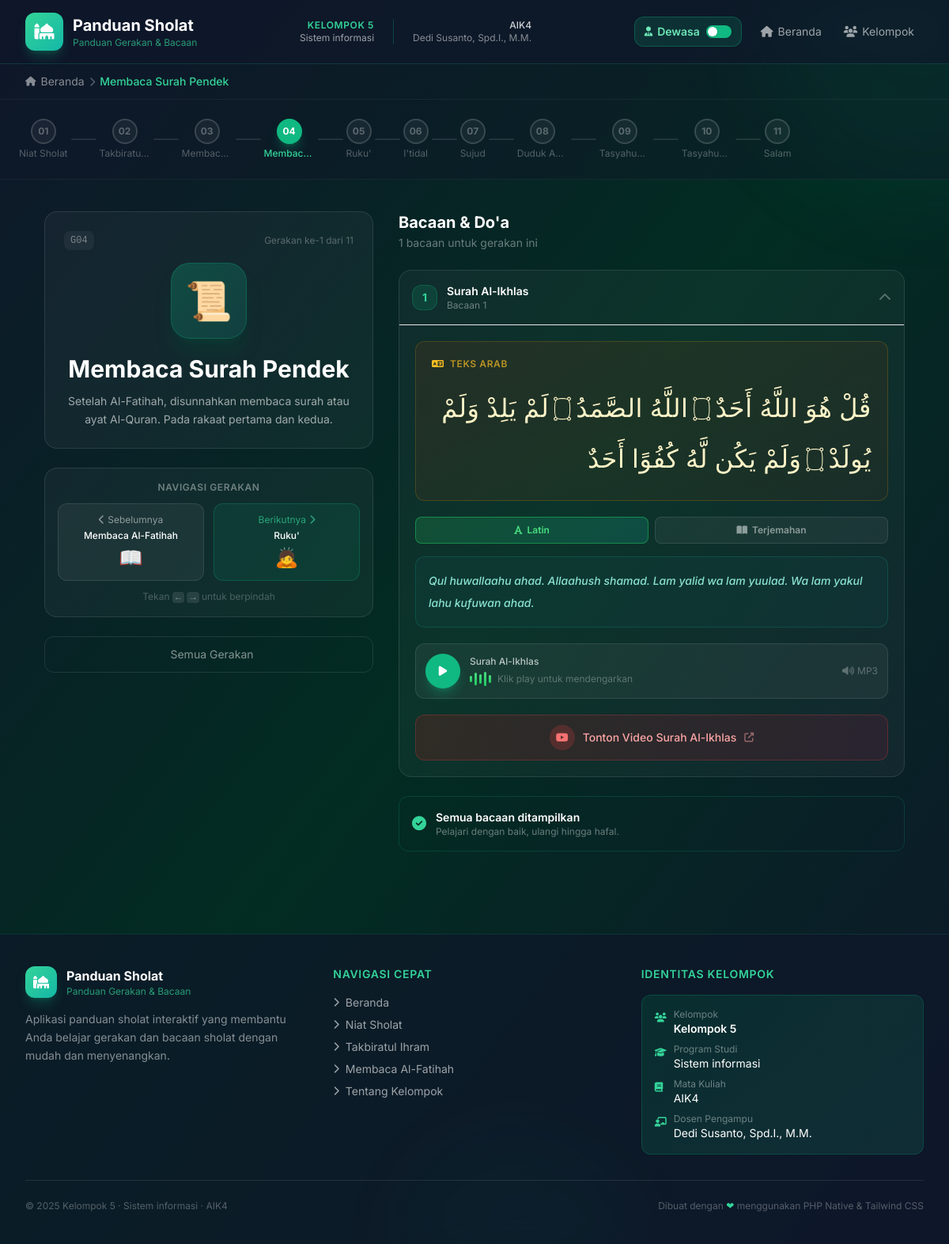
The app's page /detail.php?id=4 with its own data.
### tables this page shows
CREATE TABLE `gerakan_sholat` (
    `id`                INT AUTO_INCREMENT PRIMARY KEY,
    `kode`              VARCHAR(10) NOT NULL UNIQUE COMMENT 'Kode unik gerakan, e.g. G01',
    `nama`              VARCHAR(100) NOT NULL COMMENT 'Nama gerakan sholat',
    `icon`              VARCHAR(50) NOT NULL DEFAULT '🕌' COMMENT 'Emoji icon',
    `warna`             VARCHAR(20) NOT NULL DEFAULT 'emerald' COMMENT 'Nama warna tema (Tailwind)',
    `gambar`            VARCHAR(255) DEFAULT NULL COMMENT 'Path gambar/SVG gerakan',
    `deskripsi_dewasa`  TEXT NOT NULL COMMENT 'Deskripsi untuk mode dewasa',
    `deskripsi_anak`    TEXT NOT NULL COMMENT 'Deskripsi untuk mode anak-anak',
    `urutan`            INT NOT NULL DEFAULT 0 COMMENT 'Urutan tampil (sorting)',
    `created_at`        TIMESTAMP DEFAULT CURRENT_TIMESTAMP,
    `updated_at`        TIMESTAMP DEFAULT CURRENT_TIMESTAMP ON UPDATE CURRENT_TIMESTAMP,
    INDEX `idx_urutan` (`urutan`)
);

CREATE TABLE `bacaan_sholat` (
    `id`                INT AUTO_INCREMENT PRIMARY KEY,
    `gerakan_id`        INT NOT NULL COMMENT 'FK ke gerakan_sholat',
    `judul`             VARCHAR(150) NOT NULL COMMENT 'Judul bacaan',
    `arab`              TEXT NOT NULL COMMENT 'Teks Arab',
    `latin`             TEXT NOT NULL COMMENT 'Transliterasi Latin',
    `terjemah_dewasa`   TEXT NOT NULL COMMENT 'Terjemahan mode dewasa',
    `terjemah_anak`     TEXT NOT NULL COMMENT 'Terjemahan mode anak-anak',
    `audio_file`        VARCHAR(255) DEFAULT NULL COMMENT 'Path file audio MP3',
    `video_url`         VARCHAR(500) DEFAULT NULL COMMENT 'URL YouTube embed',
    `urutan`            INT NOT NULL DEFAULT 0 COMMENT 'Urutan tampil dalam gerakan',
    `created_at`        TIMESTAMP DEFAULT CURRENT_TIMESTAMP,
    `updated_at`        TIMESTAMP DEFAULT CURRENT_TIMESTAMP ON UPDATE CURRENT_TIMESTAMP,
    INDEX `idx_gerakan_urutan` (`gerakan_id`, `urutan`),
    CONSTRAINT `fk_bacaan_gerakan`
        FOREIGN KEY (`gerakan_id`) REFERENCES `gerakan_sholat`(`id`)
        ON DELETE CASCADE ON UPDATE CASCADE
);

### detail.php (the view, shortened to what the rows shown need)
<?php
require_once 'config/data.php';
$id      = isset($_GET['id']) ? (int)$_GET['id'] : 1;
$gerakan = null;
$idx     = 0;
foreach ($gerakanSholat as $i => $g) {
    if ($g['id'] === $id) {
        $gerakan = $g;
        $idx     = $i;
        break;
    }
}
$prevGerakan = $idx > 0 ? $gerakanSholat[$idx - 1] : null;
$nextGerakan = $idx < count($gerakanSholat) - 1 ? $gerakanSholat[$idx + 1] : null;
include 'includes/header.php';
include 'includes/nav.php';
?>
<div class="relative z-10 overflow-x-auto py-6 bg-slate-900/40 border-b border-white/5">
    <div class="flex items-center min-w-max mx-auto px-6 gap-0">
        <?php foreach ($gerakanSholat as $i => $g): ?>
        <div class="flex items-center">
            <a href="detail.php?id=<?= $g['id'] ?>"
               title="<?= htmlspecialchars($g['nama']) ?>"
               class="progress-step flex flex-col items-center gap-1 group">
                <div class="w-8 h-8 rounded-full border-2 flex items-center justify-center text-xs font-bold transition-all duration-300
                    <?php if ($g['id'] == $id): ?>
                        border-emerald-500 bg-emerald-500 text-white shadow-lg shadow-emerald-500/30
                    <?php elseif ($i < $idx): ?>
                        border-emerald-600/60 bg-emerald-600/20 text-emerald-400
                    <?php else: ?>
                        border-white/15 bg-white/5 text-white/30 group-hover:border-emerald-500/50 group-hover:text-white/60
                    <?php endif; ?>">
                    <?php if ($i < $idx): ?>
                        <i class="fas fa-check text-xs"></i>
                    <?php else: ?>
                        <?= str_pad($i + 1, 2, '0', STR_PAD_LEFT) ?>
                    <?php endif; ?>
                </div>
                <span class="text-xs whitespace-nowrap max-w-16 truncate text-center
                    <?= $g['id'] == $id ? 'text-emerald-400 font-medium' : 'text-white/30' ?>">
                    <?= htmlspecialchars($g['nama']) ?>
                </span>
            </a>
            <?php if ($i < count($gerakanSholat) - 1): ?>
            <div class="w-8 h-0.5 mx-1 rounded-full transition-colors
                <?= $i < $idx ? 'bg-emerald-500/50' : 'bg-white/10' ?>"></div>
            <?php endif; ?>
        </div>
        <?php endforeach; ?>
    </div>
</div>
<div class="max-w-6xl mx-auto px-4 sm:px-6 lg:px-8 py-10">
    <div class="grid grid-cols-1 lg:grid-cols-5 gap-8">
        <div class="lg:col-span-2 space-y-6">
            <div class="glass-card rounded-2xl p-6 border border-white/10 animate__animated animate__fadeInLeft">
                <div class="flex items-center justify-between mb-4">
                    <span class="text-xs font-mono text-white/40 bg-white/5 px-2 py-1 rounded-lg"><?= $gerakan['kode'] ?></span>
                    <span class="text-xs text-white/30">Gerakan ke-<?= $idx + 1 ?> dari <?= count($gerakanSholat) ?></span>
                </div>
                <div class="flex justify-center mb-5">
                    <div class="w-24 h-24 rounded-3xl bg-gradient-to-br from-emerald-500/25 to-teal-500/15
                                border border-emerald-500/25 flex items-center justify-center text-5xl
                                animate-float shadow-xl shadow-emerald-900/30">
                        <?= $gerakan['icon'] ?>
                    </div>
                </div>
                <h2 class="text-2xl md:text-3xl font-bold text-white text-center mb-2">
                    <?= htmlspecialchars($gerakan['nama']) ?>
                </h2>
                <div x-show="!isAnakMode" class="text-white/60 text-sm leading-relaxed text-center mt-3">
                    <?= htmlspecialchars($gerakan['deskripsi']['dewasa']) ?>
                </div>
            </div>
            <div class="glass-card rounded-2xl p-4 border border-white/10">
                <div class="flex gap-3">
                    <?php if ($prevGerakan): ?>
                    <a href="detail.php?id=<?= $prevGerakan['id'] ?>"
                       id="nav-prev"
                       class="flex-1 flex flex-col items-center p-3 rounded-xl bg-white/5 hover:bg-white/10 border border-white/10 hover:border-white/20 transition-all group">
                        <div class="flex items-center gap-1 text-white/50 group-hover:text-white text-sm mb-1">
                            <i class="fas fa-chevron-left text-xs"></i>
                            <span class="text-xs">Sebelumnya</span>
                        </div>
                        <span class="text-white font-medium text-xs text-center"><?= htmlspecialchars($prevGerakan['nama']) ?></span>
                        <span class="text-2xl mt-1"><?= $prevGerakan['icon'] ?></span>
                    </a>
                    <?php else: ?>
                    <div class="flex-1 flex flex-col items-center p-3 rounded-xl bg-white/3 border border-white/5 opacity-40">
                        <span class="text-white/30 text-xs">Awal</span>
                    </div>
                    <?php endif; ?>
                    <?php if ($nextGerakan): ?>
                    <a href="detail.php?id=<?= $nextGerakan['id'] ?>"
                       id="nav-next"
                       class="flex-1 flex flex-col items-center p-3 rounded-xl bg-emerald-500/10 hover:bg-emerald-500/20 border border-emerald-500/25 hover:border-emerald-500/50 transition-all group">
                        <div class="flex items-center gap-1 text-emerald-400/70 group-hover:text-emerald-400 text-sm mb-1">
                            <span class="text-xs">Berikutnya</span>
                            <i class="fas fa-chevron-right text-xs"></i>
                        </div>
                        <span class="text-white font-medium text-xs text-center"><?= htmlspecialchars($nextGerakan['nama']) ?></span>
                        <span class="text-2xl mt-1"><?= $nextGerakan['icon'] ?></span>
                    </a>
                    <?php endif; ?>
                </div>
            </div>
        </div>
        <div class="lg:col-span-3 space-y-6 animate__animated animate__fadeInRight">
            <?php foreach ($gerakan['bacaan'] as $bIdx => $bacaan): ?>
            <div class="glass-card rounded-2xl border border-white/10 overflow-hidden"
                 x-data="{ showVideo: false, isExpanded: true }"
                 style="animation-delay: <?= $bIdx * 0.1 ?>s">
                <div class="flex items-center justify-between p-4 border-b border-white/8 cursor-pointer"
                     @click="isExpanded = !isExpanded">
                    <div class="flex items-center gap-3">
                        <div class="w-8 h-8 rounded-xl bg-emerald-500/15 border border-emerald-500/25 flex items-center justify-center text-emerald-400 text-sm font-bold">
                            <?= $bIdx + 1 ?>
                        </div>
                        <div>
                            <h4 class="text-white font-semibold text-sm"><?= htmlspecialchars($bacaan['judul']) ?></h4>
                            <p class="text-white/40 text-xs">Bacaan <?= $bIdx + 1 ?></p>
                        </div>
                    </div>
                    <i class="fas fa-chevron-down text-white/30 transition-transform duration-200"
                       :class="isExpanded ? 'rotate-180' : ''"></i>
                </div>
                <div x-show="isExpanded" x-collapse class="p-5 space-y-5">
                    <div class="p-5 rounded-xl bg-gradient-to-br from-amber-900/20 to-yellow-900/10 border border-amber-500/20">
                        <div class="flex items-center gap-2 mb-4">
                            <i class="fas fa-language text-amber-400 text-xs"></i>
                            <span class="text-amber-400/70 text-xs uppercase tracking-wider font-semibold">Teks Arab</span>
                        </div>
                        <p class="arabic-text"><?= nl2br($bacaan['arab']) ?></p>
                    </div>
                    <div x-data="{ tab: 'latin' }">
                        <div class="flex gap-2 mb-4">
                            <button @click="tab='latin'"
                                    :class="tab === 'latin' ? 'bacaan-tab-btn active bg-emerald-500/15 border-emerald-500/40 text-emerald-400' : 'bacaan-tab-btn bg-white/5 border-white/10 text-white/50 hover:text-white hover:bg-white/10'"
                                    class="flex-1 py-2 text-xs font-semibold rounded-lg border transition-all">
                                <i class="fas fa-font mr-1.5"></i>Latin
                            </button>
                            <button @click="tab='terjemah'"
                                    :class="tab === 'terjemah' ? 'bacaan-tab-btn active bg-emerald-500/15 border-emerald-500/40 text-emerald-400' : 'bacaan-tab-btn bg-white/5 border-white/10 text-white/50 hover:text-white hover:bg-white/10'"
                                    class="flex-1 py-2 text-xs font-semibold rounded-lg border transition-all">
                                <i class="fas fa-book-open mr-1.5"></i>Terjemahan
                            </button>
                        </div>
                        <div x-show="tab === 'latin'" x-transition>
                            <div class="p-4 rounded-xl bg-teal-900/20 border border-teal-500/20">
                                <p class="text-teal-200/90 text-sm leading-loose italic font-medium">
                                    <?= htmlspecialchars($bacaan['latin']) ?>
                                </p>
                            </div>
                        </div>
                    </div>
                    <?php
                        $audioJs = htmlspecialchars(json_encode(BASE_URL . $bacaan['audio'], JSON_UNESCAPED_UNICODE), ENT_QUOTES, 'UTF-8');
                        $judulJs = htmlspecialchars(json_encode($bacaan['judul'], JSON_UNESCAPED_UNICODE), ENT_QUOTES, 'UTF-8');
                    ?>
                    <div class="flex items-center gap-3 p-3 rounded-xl bg-white/5 border border-white/10">
                        <button onclick="playAudio(<?= $audioJs ?>, <?= $judulJs ?>)"
                                id="audio-btn-<?= $bIdx ?>"
                                class="w-11 h-11 rounded-full bg-emerald-500 hover:bg-emerald-400 text-white flex items-center justify-center shadow-lg shadow-emerald-500/30 transition-all hover:scale-105 flex-shrink-0">
                            <i class="fas fa-play text-sm"></i>
                        </button>
                        <div class="flex-1 min-w-0">
                            <p class="text-white/70 text-xs font-medium"><?= htmlspecialchars($bacaan['judul']) ?></p>
                            <div class="flex items-center gap-2 mt-1">
                                <div class="audio-wave paused" id="wave-<?= $bIdx ?>">
                                    <span></span><span></span><span></span><span></span><span></span>
                                </div>
                                <span class="text-white/30 text-xs">Klik play untuk mendengarkan</span>
                            </div>
                        </div>
                        <div class="flex items-center gap-1 text-white/30">
                            <i class="fas fa-volume-up text-xs"></i>
                            <span class="text-xs">MP3</span>
                        </div>
                    </div>
                    <?php if (!empty($bacaan['video'])): ?>
                    <?php
                        $videoJs = htmlspecialchars(json_encode($bacaan['video'], JSON_UNESCAPED_UNICODE), ENT_QUOTES, 'UTF-8');
                    ?>
                    <button @click="openVideo(<?= $videoJs ?>, <?= $judulJs ?>)"
                            class="w-full flex items-center justify-center gap-2.5 py-3 rounded-xl
                                   bg-gradient-to-r from-red-900/30 to-rose-900/20 border border-red-500/25
                                   hover:from-red-900/50 hover:border-red-500/50 transition-all group text-sm font-medium text-red-300 hover:text-red-200">
                        <div class="w-8 h-8 rounded-full bg-red-500/20 flex items-center justify-center group-hover:bg-red-500/30 transition-colors">
                            <i class="fab fa-youtube text-red-400"></i>
                        </div>
                        <span>Tonton Video <?= htmlspecialchars($bacaan['judul']) ?></span>
                        <i class="fas fa-external-link-alt text-xs opacity-50"></i>
                    </button>
                    <?php endif; ?>
                </div>
            </div>
            <?php endforeach; ?>
        </div>
    </div>
</div>
<?php include 'includes/footer.php'; ?>

### includes/footer.php (shortened to what the rows shown need)
    </main>
    <footer class="relative z-10 mt-16 border-t border-emerald-500/15 bg-slate-900/70 backdrop-blur-xl">
        <div class="max-w-7xl mx-auto px-4 sm:px-6 lg:px-8 py-10">
            <div class="grid grid-cols-1 md:grid-cols-3 gap-8">
                <div>
                    <ul class="space-y-2">
                        <?php
                        if (isset($gerakanSholat)):
                            $firstThree = array_slice($gerakanSholat, 0, 3);
                            foreach ($firstThree as $g):
                        ?>
                        <li>
                            <a href="<?= BASE_URL ?>detail.php?id=<?= $g['id'] ?>"
                               class="text-white/60 hover:text-emerald-400 text-sm transition-colors flex items-center gap-2">
                                <i class="fas fa-chevron-right text-xs"></i> <?= htmlspecialchars($g['nama']) ?>
                            </a>
                        </li>
                        <?php endforeach; endif; ?>
                    </ul>
                </div>
            </div>
        </div>
    </footer>
</body>
</html>

### records on screen
gerakan_sholat: i "01", nama "Niat Sholat"
gerakan_sholat: i "02", nama "Takbiratu…", nama "Takbiratul Ihram"
gerakan_sholat: i "03", nama "Membac…", nama "Membaca Al-Fatihah", icon "📖"
gerakan_sholat: i "04", nama "Membac…", kode "G04", icon "📜", nama "Membaca Surah Pendek", deskripsi_dewasa "Setelah Al-Fatihah, disunnahkan membaca surah atau ayat Al-Quran. Pada rakaat pertama dan kedua."
gerakan_sholat: i "05", nama "Ruku'", icon "🙇"
gerakan_sholat: i "06", nama "I'tidal"
gerakan_sholat: i "07", nama "Sujud"
gerakan_sholat: i "08", nama "Duduk A…"
gerakan_sholat: i "09", nama "Tasyahu…"
gerakan_sholat: i "10", nama "Tasyahu…"
gerakan_sholat: i "11", nama "Salam"
bacaan_sholat: judul "Surah Al-Ikhlas", arab "قُلْ هُوَ اللَّهُ أَحَدٌ ۝ اللَّهُ الصَّمَدُ ۝ لَمْ يَلِدْ وَلَمْ يُولَدْ ۝ وَلَمْ يَكُن لَّهُ كُفُوًا أَحَدٌ", latin "Qul huwallaahu ahad. Allaahush shamad. Lam yalid wa lam yuulad. Wa lam yakul lahu kufuwan ahad."

### other values on screen
APP_NAME "Panduan Sholat"
KELOMPOK_NAMA "KELOMPOK 5"
PRODI "Sistem informasi"
MATA_KULIAH "AIK4"
DOSEN "Dedi Susanto, Spd.I., M.M."
$crumb['label'] "Membaca Surah Pendek"
$idx + 1 "1"
count($gerakanSholat) "11"
count($gerakan['bacaan']) "1"
KELOMPOK_NAMA "Kelompok 5"
